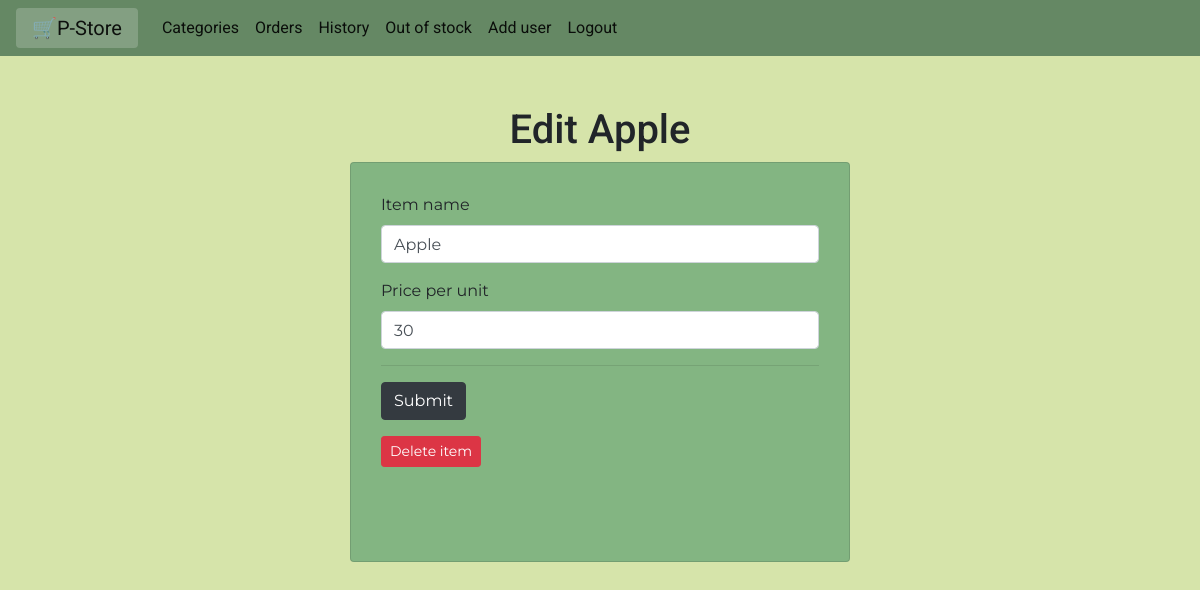
The page /1/1/item_edit on the database its author committed.
### tables this page shows
CREATE TABLE Items (
    id INTEGER PRIMARY KEY AUTOINCREMENT,
    name varchar(20) not null,
    weight integer not null,
    price_per_unit int not null,
    c_id INTEGER not null,
    FOREIGN KEY (c_id) REFERENCES Categories(c_id)
);

### app.py (the view, shortened to what this page needs)
@app.route('/<int:c_id>/<int:id>/item_edit', methods=('GET', 'POST'))
def item_edit(c_id,id):
    item=get_post(id)
    return render_template('item_edit.html',item=item)

### app.py (called while the page is built)
def get_db_connection():
    conn = sqlite3.connect('database.db')
    conn.row_factory = sqlite3.Row
    return conn

def get_post(post_id):
    conn = get_db_connection()
    post = conn.execute('SELECT * FROM Items WHERE id = ?',(post_id,)).fetchone()
    conn.close()
    if post is None:
        abort(404)
    return post

### templates/item_edit.html (shortened to what this page needs)
{% extends 'base2.html' %}
{% block content %}
<h1 style="margin-top:50px; font-family:roboto; text-align:center;">Edit {{ item['name'] }}</h1>
<div class="card card_create" style="width:500px; height:400px;  margin: auto; background-color:#83B582">
  <div class="container" style="padding:30px;">
     <form method="post">
        <div class="form-group">
          <label for="item_name">Item name</label>
          <input type="text" name="item_name" placeholder="item name" class="form-control" value="{{ item['name'] }}"></input>
        </div>
        <div class="form-group">
          <label for="price_per_unit">Price per unit</label>
          <input type="number" class="form-control" name="price_per_unit" placeholder="price per unit" pattern="[0-9]+" value="{{ item['price_per_unit'] }}"></input>
        </div>
        <hr>
        <div class="form-group">
            <button type="submit" class="btn btn-dark">Submit</button>
        </div>
      </form>
<form  action="{{ url_for('delete', c_id=item['c_id'], id=item['id']) }}" method="POST">
    <input type="submit" value="Delete item"
            class="btn btn-danger btn-sm"
            onclick="return confirm('Are you sure you want to delete this item?')">
</form>
</div>
</div>
{% endblock %}

### templates/item_edit.html (style rules this page uses)
body { background-color:#D6E4AA; font-family:montserrat; }

### rows shown on the page
Items: name "Apple", item_name "Apple", price_per_unit "30"
